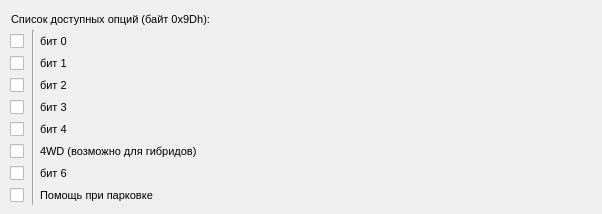
   <widget class="QWidget" name="b09D_2">
    <attribute name="title">
     <string>Байт 9Dh</string>
    </attribute>
    <widget class="QLabel" name="label_54">
     <property name="geometry">
      <rect>
       <x>40</x>
       <y>165</y>
       <width>31</width>
       <height>16</height>
      </rect>
     </property>
     <property name="font">
      <font>
       <pointsize>8</pointsize>
      </font>
     </property>
     <property name="text">
      <string>бит 6</string>
     </property>
     <property name="alignment">
      <set>Qt::AlignLeading|Qt::AlignLeft|Qt::AlignVCenter</set>
     </property>
    </widget>
    <widget class="QCheckBox" name="byte09Dhbit6">
     <property name="enabled">
      <bool>true</bool>
     </property>
     <property name="geometry">
      <rect>
       <x>10</x>
       <y>165</y>
       <width>16</width>
       <height>16</height>
      </rect>
     </property>
     <property name="text">
      <string/>
     </property>
    </widget>
    <widget class="QLabel" name="label_53">
     <property name="geometry">
      <rect>
       <x>40</x>
       <y>187</y>
       <width>553</width>
       <height>16</height>
      </rect>
     </property>
     <property name="font">
      <font>
       <pointsize>8</pointsize>
      </font>
     </property>
     <property name="toolTip">
      <string>&lt;html&gt;&lt;head/&gt;&lt;body&gt;&lt;p&gt;Данный параметр активирует отображение парктроников на дисплее&lt;/p&gt;&lt;/body&gt;&lt;/html&gt;</string>
     </property>
     <property name="text">
      <string>Помощь при парковке</string>
     </property>
     <property name="alignment">
      <set>Qt::AlignLeading|Qt::AlignLeft|Qt::AlignVCenter</set>
     </property>
    </widget>
    <widget class="QCheckBox" name="checkBox_ParkAssist">
     <property name="enabled">
      <bool>true</bool>
     </property>
     <property name="geometry">
      <rect>
       <x>10</x>
       <y>187</y>
       <width>16</width>
       <height>16</height>
      </rect>
     </property>
     <property name="text">
      <string/>
     </property>
    </widget>
    <widget class="QLabel" name="label_50">
     <property name="geometry">
      <rect>
       <x>11</x>
       <y>11</y>
       <width>230</width>
       <height>16</height>
      </rect>
     </property>
     <property name="font">
      <font>
       <pointsize>8</pointsize>
      </font>
     </property>
     <property name="text">
      <string>Список доступных опций (байт 0x9Dh):</string>
     </property>
     <property name="alignment">
      <set>Qt::AlignLeading|Qt::AlignLeft|Qt::AlignVCenter</set>
     </property>
    </widget>
    <widget class="QLabel" name="label_48">
     <property name="geometry">
      <rect>
       <x>40</x>
       <y>33</y>
       <width>31</width>
       <height>16</height>
      </rect>
     </property>
     <property name="font">
      <font>
       <pointsize>8</pointsize>
      </font>
     </property>
     <property name="text">
      <string>бит 0</string>
     </property>
     <property name="alignment">
      <set>Qt::AlignLeading|Qt::AlignLeft|Qt::AlignVCenter</set>
     </property>
    </widget>
    <widget class="QCheckBox" name="byte09Dhbit4">
     <property name="enabled">
      <bool>true</bool>
     </property>
     <property name="geometry">
      <rect>
       <x>10</x>
       <y>121</y>
       <width>16</width>
       <height>16</height>
      </rect>
     </property>
     <property name="text">
      <string/>
     </property>
     <property name="checked">
      <bool>false</bool>
     </property>
    </widget>
    <widget class="QLabel" name="label_51">
     <property name="geometry">
      <rect>
       <x>40</x>
       <y>143</y>
       <width>183</width>
       <height>16</height>
      </rect>
     </property>
     <property name="font">
      <font>
       <pointsize>8</pointsize>
      </font>
     </property>
     <property name="text">
      <string>4WD (возможно для гибридов)</string>
     </property>
     <property name="alignment">
      <set>Qt::AlignLeading|Qt::AlignLeft|Qt::AlignVCenter</set>
     </property>
    </widget>
    <widget class="QCheckBox" name="byte09Dhbit5">
     <property name="enabled">
      <bool>true</bool>
     </property>
     <property name="geometry">
      <rect>
       <x>10</x>
       <y>143</y>
       <width>16</width>
       <height>16</height>
      </rect>
     </property>
     <property name="text">
      <string/>
     </property>
    </widget>
    <widget class="QCheckBox" name="byte09Dhbit0">
     <property name="geometry">
      <rect>
       <x>10</x>
       <y>33</y>
       <width>16</width>
       <height>16</height>
      </rect>
     </property>
     <property name="text">
      <string/>
     </property>
    </widget>
    <widget class="QLabel" name="label_55">
     <property name="geometry">
      <rect>
       <x>40</x>
       <y>55</y>
       <width>31</width>
       <height>16</height>
      </rect>
     </property>
     <property name="font">
      <font>
       <pointsize>8</pointsize>
      </font>
     </property>
     <property name="text">
      <string>бит 1</string>
     </property>
     <property name="alignment">
      <set>Qt::AlignLeading|Qt::AlignLeft|Qt::AlignVCenter</set>
     </property>
    </widget>
    <widget class="QCheckBox" name="byte09Dhbit1">
     <property name="geometry">
      <rect>
       <x>10</x>
       <y>55</y>
       <width>16</width>
       <height>16</height>
      </rect>
     </property>
     <property name="text">
      <string/>
     </property>
    </widget>
    <widget class="QLabel" name="label_56">
     <property name="geometry">
      <rect>
       <x>40</x>
       <y>77</y>
       <width>31</width>
       <height>16</height>
      </rect>
     </property>
     <property name="font">
      <font>
       <pointsize>8</pointsize>
      </font>
     </property>
     <property name="text">
      <string>бит 2</string>
     </property>
     <property name="alignment">
      <set>Qt::AlignLeading|Qt::AlignLeft|Qt::AlignVCenter</set>
     </property>
    </widget>
    <widget class="QCheckBox" name="byte09Dhbit2">
     <property name="geometry">
      <rect>
       <x>10</x>
       <y>77</y>
       <width>16</width>
       <height>16</height>
      </rect>
     </property>
     <property name="text">
      <string/>
     </property>
    </widget>
    <widget class="QLabel" name="label_52">
     <property name="geometry">
      <rect>
       <x>40</x>
       <y>99</y>
       <width>31</width>
       <height>16</height>
      </rect>
     </property>
     <property name="font">
      <font>
       <pointsize>8</pointsize>
      </font>
     </property>
     <property name="text">
      <string>бит 3</string>
     </property>
     <property name="alignment">
      <set>Qt::AlignLeading|Qt::AlignLeft|Qt::AlignVCenter</set>
     </property>
    </widget>
    <widget class="QCheckBox" name="byte09Dhbit3">
     <property name="geometry">
      <rect>
       <x>10</x>
       <y>99</y>
       <width>16</width>
       <height>16</height>
      </rect>
     </property>
     <property name="text">
      <string/>
     </property>
    </widget>
    <widget class="QLabel" name="label_49">
     <property name="geometry">
      <rect>
       <x>40</x>
       <y>121</y>
       <width>31</width>
       <height>16</height>
      </rect>
     </property>
     <property name="font">
      <font>
       <pointsize>8</pointsize>
      </font>
     </property>
     <property name="text">
      <string>бит 4</string>
     </property>
     <property name="alignment">
      <set>Qt::AlignLeading|Qt::AlignLeft|Qt::AlignVCenter</set>
     </property>
    </widget>
    <widget class="Line" name="line_11">
     <property name="geometry">
      <rect>
       <x>23</x>
       <y>30</y>
       <width>20</width>
       <height>175</height>
      </rect>
     </property>
     <property name="orientation">
      <enum>Qt::Vertical</enum>
     </property>
    </widget>
   </widget>
